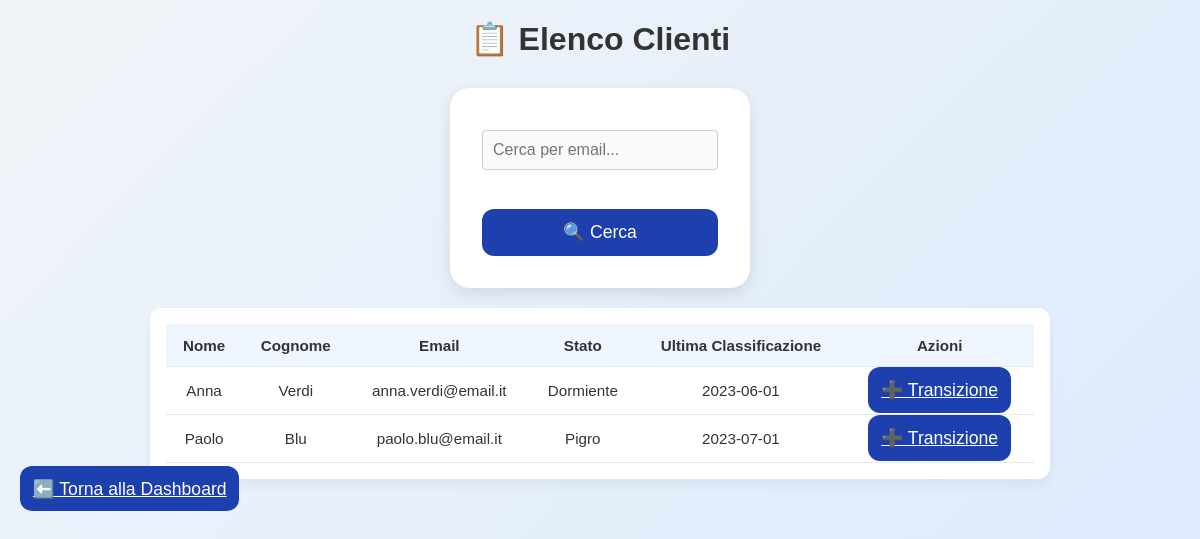
The page /clienti.php on the database its author committed.
### tables this page shows
CREATE TABLE Cliente (
    ID_Cliente INT AUTO_INCREMENT PRIMARY KEY,
    nome VARCHAR(100),
    cognome VARCHAR(100),
    email VARCHAR(255) NOT NULL UNIQUE,
    stato_classificazione ENUM('dormiente','pigro','curioso','interessato','entusiasta') NOT NULL DEFAULT 'dormiente',
    data_ultima_classificazione DATE NOT NULL DEFAULT CURRENT_DATE
);

### clienti.php (the view, shortened to what this page needs)
<?php
include 'includes/db.php';
$search = isset($_GET['search']) ? trim($_GET['search']) : '';
if ($search) {
    $sql = "SELECT ID_Cliente, nome, cognome, email, stato_classificazione, data_ultima_classificazione FROM Cliente WHERE email LIKE ? ORDER BY ID_Cliente";
    $param = "%$search%";
    $stmt = $conn->prepare($sql);
    $stmt->bind_param("s", $param);
    $stmt->execute();
    $result = $stmt->get_result();
} else {
    $sql = "SELECT ID_Cliente, nome, cognome, email, stato_classificazione, data_ultima_classificazione FROM Cliente ORDER BY ID_Cliente";
    $result = $conn->query($sql);
}
?>
<!DOCTYPE html>
<html lang="it">
<head>
  <link rel="stylesheet" href="style.css">
</head>
<body>
  <h1>📋 Elenco Clienti</h1>
  <form method="get" class="form-box" style="max-width:300px;margin-bottom:20px;">
    <input type="text" name="search" placeholder="Cerca per email..." value="<?= htmlspecialchars($search) ?>">
    <button type="submit" class="btn">🔍 Cerca</button>
  </form>
  <div class="table-box">
    <table>
      <thead>
        <tr>
          <th>Nome</th>
          <th>Cognome</th>
          <th>Email</th>
          <th>Stato</th>
          <th>Ultima Classificazione</th>
          <th>Azioni</th>
        </tr>
      </thead>
      <tbody>
        <?php
        if ($result && $result->num_rows > 0) {
          while ($row = $result->fetch_assoc()) {
            echo "<tr>";
            echo "<td>" . htmlspecialchars($row['nome']) . "</td>";
            echo "<td>" . htmlspecialchars($row['cognome']) . "</td>";
            echo "<td>" . htmlspecialchars($row['email']) . "</td>";
            echo "<td>" . ucfirst($row['stato_classificazione']) . "</td>";
            echo "<td>" . htmlspecialchars($row['data_ultima_classificazione']) . "</td>";
            echo "<td><a href='transizione.php?id_cliente=" . $row['ID_Cliente'] . "' class='btn'>➕ Transizione</a></td>";
            echo "</tr>";
          }
        } else {
          echo "<tr><td colspan='6'>Nessun cliente trovato.</td></tr>";
        }
        ?>
      </tbody>
    </table>
  </div>
  <a href="index.html" class="btn">⬅️ Torna alla Dashboard</a>
</body>
</html>

### style.css (style rules this page uses)
* { box-sizing: border-box; margin: 0; padding: 0; }
body { font-family: 'Segoe UI', Tahoma, Geneva, Verdana, sans-serif; background: linear-gradient(135deg, #f0f4f8, #dbeafe); color: #1e3a8a; min-height: 100vh; }
.form-box { background: white; border-radius: 20px; padding: 2rem; width: 100%; max-width: 500px; box-shadow: 0 6px 16px rgba(0, 0, 0, 0.1); display: flex; flex-direction: column; gap: 1.2rem; }
.form-box input, .form-box textarea, .form-box select { padding: 0.8rem; border: 1px solid #cbd5e1; border-radius: 10px; font-size: 1rem; background-color: #f8fafc; transition: border-color 0.2s; }
.btn { padding: 0.8rem; background-color: #1e40af; color: white; border: none; border-radius: 12px; font-size: 1.1rem; cursor: pointer; transition: background-color 0.3s, transform 0.2s; }
.table-box { max-width: 900px; margin: 0 auto; padding: 1rem; background: white; border-radius: 12px; box-shadow: 0 6px 12px rgba(0,0,0,0.05); overflow-x: auto; }
table { width: 100%; border-collapse: collapse; text-align: center; font-size: 0.95rem; }
th, td { padding: 0.8rem; border-bottom: 1px solid #e2e8f0; }
thead { background-color: #eff6ff; }
* { margin: 0; padding: 0; box-sizing: border-box; }
body { font-family: 'Arial', sans-serif; background-color: #f4f7fa; color: #333; padding: 20px; }
h1 { text-align: center; color: #333; margin-bottom: 30px; font-size: 2em; }
form { background-color: #fff; padding: 20px; border-radius: 8px; box-shadow: 0 4px 8px rgba(0, 0, 0, 0.1); max-width: 500px; margin: 0 auto; }
input[type="text"], select { width: 100%; padding: 10px; margin: 10px 0 20px 0; border: 1px solid #ccc; border-radius: 4px; font-size: 1em; }
button { background-color: #28a745; color: #fff; border: none; padding: 10px 20px; font-size: 1.1em; cursor: pointer; border-radius: 4px; width: 100%; transition: background-color 0.3s ease; }

### rows shown on the page
cliente: nome "Anna", cognome "Verdi", email "anna.verdi@email.it", stato_classificazione "Dormiente", data_ultima_classificazione "2023-06-01"
cliente: nome "Paolo", cognome "Blu", email "paolo.blu@email.it", stato_classificazione "Pigro", data_ultima_classificazione "2023-07-01"
